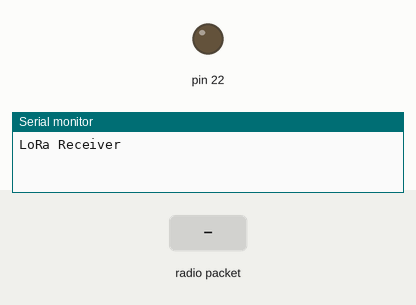
Simulated run of this sketch. Board: Arduino Mega 2560, built with avr-gcc and run on an emulated ATmega2560. Parts: output pins drawn as LEDs (lit = HIGH), the last lines printed to the serial monitor. The test bench sets the inputs (shaded band). No radio packets arrive unless stated.

Above: at 1.8 s.
1.9 s: radio packet "1" arrives
At 2.6 s:
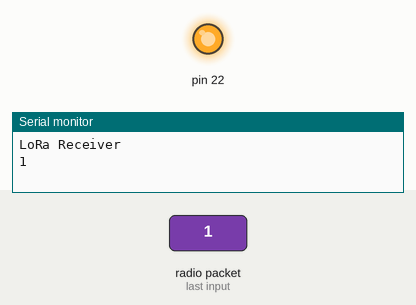
Timing chart, 0 to 4.9 s (numbered marks = the images above; inputs shaded):
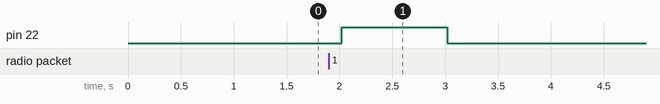

Measured:
- after the input at 1.9 s, pin 22: LOW → HIGH after 0.12 s, → LOW 1.0 s later

The sketch:

Receive_Lora.ino
```cpp
//รวม libraries
#include <SPI.h>
#include <LoRa.h>  //https://github.com/sandeepmistry/arduino-LoRa


void setup() {
  Serial.begin(115200);
  Serial.println("LoRa Receiver");
  pinMode(22, OUTPUT);
  LoRa.setPins(18, 14, 26);
  if (!LoRa.begin(863E6)) {
    Serial.println("Starting LoRa failed!");
    while (1)
      ;
  }
}

void loop() {
  // try to parse packet
  int packetSize = LoRa.parsePacket();
  if (packetSize) {
    // received a packet
    // Serial.print("Received packet ");

    // read packet
    while (LoRa.available()) {
      Serial.println((char)LoRa.read());
      digitalWrite(22, HIGH);
    }
    // print RSSI of packets
    // Serial.print(" RSSI was: ");
    // Serial.println(LoRa.packetRssi());
  }
  delay(1000);
  digitalWrite(22, LOW);
}
```
